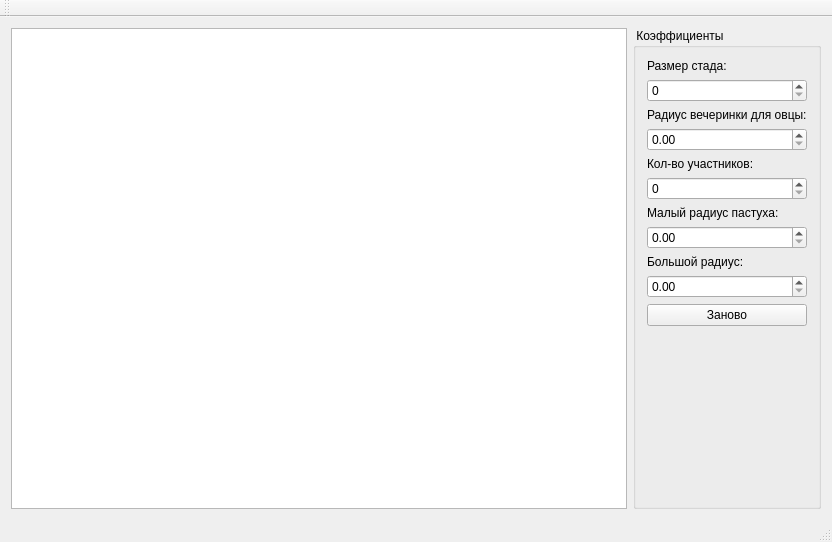
<?xml version="1.0" encoding="UTF-8"?>
<ui version="4.0">
 <class>ModelWindow</class>
 <widget class="QMainWindow" name="ModelWindow">
  <property name="geometry">
   <rect>
    <x>0</x>
    <y>0</y>
    <width>832</width>
    <height>542</height>
   </rect>
  </property>
  <property name="windowTitle">
   <string>ModelWindow</string>
  </property>
  <widget class="QWidget" name="centralWidget">
   <layout class="QHBoxLayout" name="horizontalLayout">
    <item>
     <widget class="QGraphicsView" name="gvModel">
      <property name="transformationAnchor">
       <enum>QGraphicsView::NoAnchor</enum>
      </property>
     </widget>
    </item>
    <item>
     <widget class="QGroupBox" name="groupBox">
      <property name="title">
       <string> Коэффициенты </string>
      </property>
      <layout class="QVBoxLayout" name="verticalLayout">
       <item>
        <widget class="QLabel" name="label_5">
         <property name="text">
          <string>Размер стада:</string>
         </property>
        </widget>
       </item>
       <item>
        <widget class="QSpinBox" name="sbCount"/>
       </item>
       <item>
        <widget class="QLabel" name="label">
         <property name="text">
          <string>Радиус вечеринки для овцы:</string>
         </property>
        </widget>
       </item>
       <item>
        <widget class="QDoubleSpinBox" name="dsbParty"/>
       </item>
       <item>
        <widget class="QLabel" name="label_2">
         <property name="text">
          <string>Кол-во участников:</string>
         </property>
        </widget>
       </item>
       <item>
        <widget class="QSpinBox" name="sbParty"/>
       </item>
       <item>
        <widget class="QLabel" name="label_3">
         <property name="text">
          <string>Малый радиус пастуха:</string>
         </property>
        </widget>
       </item>
       <item>
        <widget class="QDoubleSpinBox" name="dsbSmallR"/>
       </item>
       <item>
        <widget class="QLabel" name="label_4">
         <property name="text">
          <string>Большой радиус:</string>
         </property>
        </widget>
       </item>
       <item>
        <widget class="QDoubleSpinBox" name="dsbBigR"/>
       </item>
       <item>
        <widget class="QPushButton" name="pushButton">
         <property name="text">
          <string>Заново</string>
         </property>
        </widget>
       </item>
       <item>
        <spacer name="verticalSpacer">
         <property name="orientation">
          <enum>Qt::Vertical</enum>
         </property>
         <property name="sizeHint" stdset="0">
          <size>
           <width>20</width>
           <height>40</height>
          </size>
         </property>
        </spacer>
       </item>
      </layout>
     </widget>
    </item>
   </layout>
  </widget>
  <widget class="QMenuBar" name="menuBar">
   <property name="geometry">
    <rect>
     <x>0</x>
     <y>0</y>
     <width>832</width>
     <height>21</height>
    </rect>
   </property>
  </widget>
  <widget class="QToolBar" name="mainToolBar">
   <attribute name="toolBarArea">
    <enum>TopToolBarArea</enum>
   </attribute>
   <attribute name="toolBarBreak">
    <bool>false</bool>
   </attribute>
  </widget>
  <widget class="QStatusBar" name="statusBar"/>
 </widget>
 <layoutdefault spacing="6" margin="11"/>
 <resources/>
 <connections/>
</ui>
